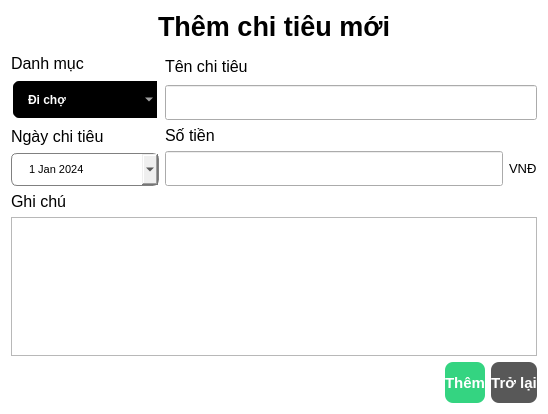
<?xml version="1.0" encoding="UTF-8"?>
<ui version="4.0">
 <class>Nhapchitieu_Dialog</class>
 <widget class="QDialog" name="Nhapchitieu_Dialog">
  <property name="geometry">
   <rect>
    <x>0</x>
    <y>0</y>
    <width>548</width>
    <height>414</height>
   </rect>
  </property>
  <property name="windowTitle">
   <string>Dialog</string>
  </property>
  <property name="styleSheet">
   <string notr="true">QDialog{
	background-color:white;
}

QlineEdit{
	border:1px solid gray;
	border-radius:6px;
	padding-left:15px;
	height:35px;
}

QDateEdit{
	border:1px solid gray;
	border-radius:6px;
	padding-left:15px;
	height:31px;
}
QComboBox{
	border:2px solid white;
	border-radius:8px;
	padding:1px 18px 1px 3px;
	background-color:black;
	color:white;
	height:35px;
	padding-left:15px;
	font-weight:bold;
	selection-background-color:#2980B9;
}</string>
  </property>
  <layout class="QGridLayout" name="gridLayout">
   <item row="0" column="0" colspan="2">
    <layout class="QVBoxLayout" name="verticalLayout_3">
     <item>
      <layout class="QHBoxLayout" name="horizontalLayout_5">
       <item>
        <spacer name="horizontalSpacer_2">
         <property name="orientation">
          <enum>Qt::Horizontal</enum>
         </property>
         <property name="sizeHint" stdset="0">
          <size>
           <width>40</width>
           <height>20</height>
          </size>
         </property>
        </spacer>
       </item>
       <item>
        <widget class="QLabel" name="ThemChitieumoi_label">
         <property name="font">
          <font>
           <pointsize>20</pointsize>
           <weight>75</weight>
           <bold>true</bold>
          </font>
         </property>
         <property name="text">
          <string>Thêm chi tiêu mới</string>
         </property>
        </widget>
       </item>
       <item>
        <spacer name="horizontalSpacer_3">
         <property name="orientation">
          <enum>Qt::Horizontal</enum>
         </property>
         <property name="sizeHint" stdset="0">
          <size>
           <width>40</width>
           <height>20</height>
          </size>
         </property>
        </spacer>
       </item>
      </layout>
     </item>
     <item>
      <widget class="Line" name="line">
       <property name="orientation">
        <enum>Qt::Vertical</enum>
       </property>
      </widget>
     </item>
    </layout>
   </item>
   <item row="1" column="0">
    <layout class="QVBoxLayout" name="verticalLayout_2">
     <item>
      <widget class="QLabel" name="Chon_label">
       <property name="font">
        <font>
         <pointsize>12</pointsize>
        </font>
       </property>
       <property name="text">
        <string>Danh mục</string>
       </property>
      </widget>
     </item>
     <item>
      <widget class="QComboBox" name="Luachondanhmuc_combobox">
       <property name="font">
        <font>
         <weight>75</weight>
         <bold>true</bold>
         <kerning>true</kerning>
        </font>
       </property>
       <item>
        <property name="text">
         <string>Đi chợ</string>
        </property>
       </item>
       <item>
        <property name="text">
         <string>Y tế</string>
        </property>
       </item>
       <item>
        <property name="text">
         <string>Giải trí</string>
        </property>
       </item>
       <item>
        <property name="text">
         <string>Hóa đơn</string>
        </property>
       </item>
       <item>
        <property name="text">
         <string>Đầu tư, tiết kiệm</string>
        </property>
       </item>
       <item>
        <property name="text">
         <string>Khác</string>
        </property>
       </item>
       <item>
        <property name="text">
         <string>Ăn uống</string>
        </property>
       </item>
      </widget>
     </item>
    </layout>
   </item>
   <item row="1" column="1">
    <layout class="QVBoxLayout" name="verticalLayout_4">
     <item>
      <widget class="QLabel" name="tenchitieu_label">
       <property name="font">
        <font>
         <pointsize>12</pointsize>
        </font>
       </property>
       <property name="text">
        <string>Tên chi tiêu</string>
       </property>
       <property name="margin">
        <number>5</number>
       </property>
      </widget>
     </item>
     <item>
      <widget class="QLineEdit" name="nhaptenchitieu">
       <property name="minimumSize">
        <size>
         <width>0</width>
         <height>35</height>
        </size>
       </property>
       <property name="maximumSize">
        <size>
         <width>16777215</width>
         <height>35</height>
        </size>
       </property>
      </widget>
     </item>
    </layout>
   </item>
   <item row="2" column="0">
    <layout class="QVBoxLayout" name="verticalLayout_6">
     <item>
      <widget class="QLabel" name="ngaychiteu_label">
       <property name="font">
        <font>
         <pointsize>12</pointsize>
        </font>
       </property>
       <property name="text">
        <string>Ngày chi tiêu</string>
       </property>
      </widget>
     </item>
     <item>
      <widget class="QDateEdit" name="chonngay_editdate">
       <property name="font">
        <font>
         <pointsize>8</pointsize>
        </font>
       </property>
       <property name="dateTime">
        <datetime>
         <hour>0</hour>
         <minute>0</minute>
         <second>0</second>
         <year>2024</year>
         <month>1</month>
         <day>1</day>
        </datetime>
       </property>
       <property name="calendarPopup">
        <bool>true</bool>
       </property>
      </widget>
     </item>
    </layout>
   </item>
   <item row="2" column="1">
    <layout class="QHBoxLayout" name="horizontalLayout_6">
     <item>
      <layout class="QVBoxLayout" name="verticalLayout_5">
       <item>
        <widget class="QLabel" name="sotien_lable">
         <property name="font">
          <font>
           <pointsize>12</pointsize>
          </font>
         </property>
         <property name="text">
          <string>Số tiền</string>
         </property>
         <property name="margin">
          <number>5</number>
         </property>
        </widget>
       </item>
       <item>
        <layout class="QHBoxLayout" name="horizontalLayout_3">
         <item>
          <widget class="QLineEdit" name="nhapsotien_linedit">
           <property name="minimumSize">
            <size>
             <width>0</width>
             <height>35</height>
            </size>
           </property>
           <property name="maximumSize">
            <size>
             <width>16777215</width>
             <height>35</height>
            </size>
           </property>
          </widget>
         </item>
         <item>
          <widget class="QLabel" name="label">
           <property name="font">
            <font>
             <pointsize>10</pointsize>
            </font>
           </property>
           <property name="text">
            <string>VNĐ</string>
           </property>
          </widget>
         </item>
        </layout>
       </item>
      </layout>
     </item>
    </layout>
   </item>
   <item row="3" column="0" colspan="2">
    <layout class="QVBoxLayout" name="verticalLayout">
     <item>
      <widget class="QLabel" name="Tenchitieu_label">
       <property name="font">
        <font>
         <pointsize>12</pointsize>
        </font>
       </property>
       <property name="text">
        <string>Ghi chú</string>
       </property>
      </widget>
     </item>
     <item>
      <widget class="QTextEdit" name="ghichu_text">
       <property name="font">
        <font>
         <pointsize>10</pointsize>
        </font>
       </property>
      </widget>
     </item>
    </layout>
   </item>
   <item row="4" column="0" colspan="2">
    <layout class="QHBoxLayout" name="horizontalLayout_4">
     <item>
      <spacer name="horizontalSpacer">
       <property name="orientation">
        <enum>Qt::Horizontal</enum>
       </property>
       <property name="sizeHint" stdset="0">
        <size>
         <width>278</width>
         <height>20</height>
        </size>
       </property>
      </spacer>
     </item>
     <item>
      <layout class="QHBoxLayout" name="horizontalLayout_2">
       <item>
        <widget class="QPushButton" name="them_Btn">
         <property name="minimumSize">
          <size>
           <width>0</width>
           <height>41</height>
          </size>
         </property>
         <property name="styleSheet">
          <string notr="true">QPushButton{
	background-color: #34D481;
	color:white;
	border:none;
	border-radius:8px;
	font-weight:bold;
	font-size:15px;
}</string>
         </property>
         <property name="text">
          <string>Thêm</string>
         </property>
        </widget>
       </item>
       <item>
        <widget class="QPushButton" name="exit_btn">
         <property name="minimumSize">
          <size>
           <width>0</width>
           <height>41</height>
          </size>
         </property>
         <property name="styleSheet">
          <string notr="true">QPushButton{
	background-color: #585858;
	color:white;
	border:none;
	border-radius:8px;
	font-weight:bold;
	font-size:15px;
}</string>
         </property>
         <property name="text">
          <string>Trở lại</string>
         </property>
        </widget>
       </item>
      </layout>
     </item>
    </layout>
   </item>
  </layout>
 </widget>
 <resources/>
 <connections/>
</ui>
